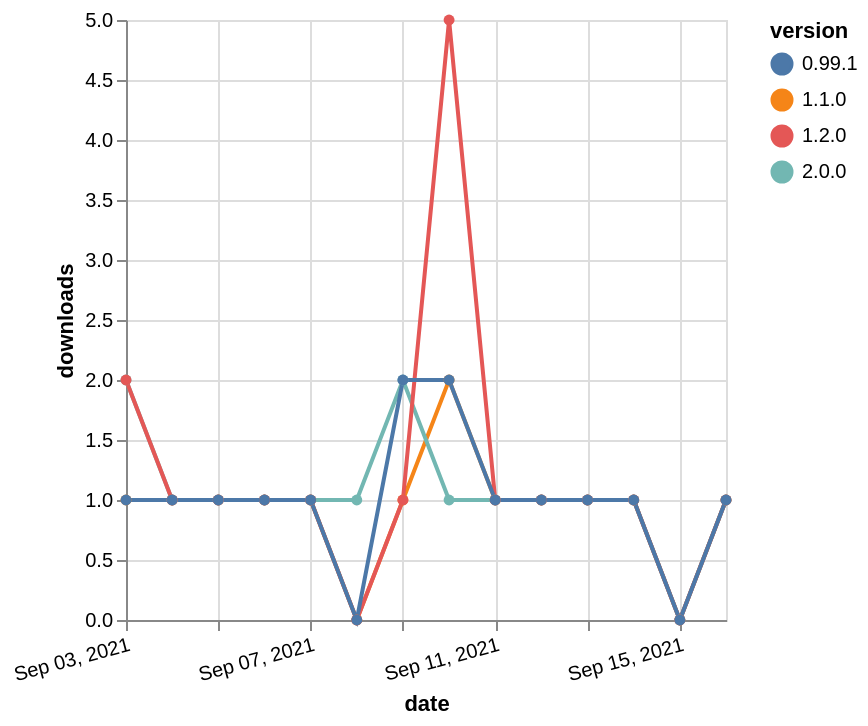

Here is the Vega-Lite specification saved for this chart:
### Vega-Lite specification from a JSON file in a GitHub repository (floating-point values rounded to 4 significant figures)
{"$schema": "https://vega.github.io/schema/vega-lite/v5.json", "description": "A simple bar chart with embedded data.", "data": {"values": [{"date": "2021-09-03", "total": 175, "delta": 1, "version": "1.1.0"}, {"date": "2021-09-04", "total": 176, "delta": 1, "version": "1.1.0"}, {"date": "2021-09-05", "total": 177, "delta": 1, "version": "1.1.0"}, {"date": "2021-09-06", "total": 178, "delta": 1, "version": "1.1.0"}, {"date": "2021-09-07", "total": 179, "delta": 1, "version": "1.1.0"}, {"date": "2021-09-08", "total": 179, "delta": 0, "version": "1.1.0"}, {"date": "2021-09-09", "total": 180, "delta": 1, "version": "1.1.0"}, {"date": "2021-09-10", "total": 182, "delta": 2, "version": "1.1.0"}, {"date": "2021-09-11", "total": 183, "delta": 1, "version": "1.1.0"}, {"date": "2021-09-12", "total": 184, "delta": 1, "version": "1.1.0"}, {"date": "2021-09-13", "total": 185, "delta": 1, "version": "1.1.0"}, {"date": "2021-09-14", "total": 186, "delta": 1, "version": "1.1.0"}, {"date": "2021-09-15", "total": 186, "delta": 0, "version": "1.1.0"}, {"date": "2021-09-16", "total": 187, "delta": 1, "version": "1.1.0"}, {"date": "2021-09-03", "total": 118, "delta": 2, "version": "2.0.0"}, {"date": "2021-09-04", "total": 119, "delta": 1, "version": "2.0.0"}, {"date": "2021-09-05", "total": 120, "delta": 1, "version": "2.0.0"}, {"date": "2021-09-06", "total": 121, "delta": 1, "version": "2.0.0"}, {"date": "2021-09-07", "total": 122, "delta": 1, "version": "2.0.0"}, {"date": "2021-09-08", "total": 123, "delta": 1, "version": "2.0.0"}, {"date": "2021-09-09", "total": 125, "delta": 2, "version": "2.0.0"}, {"date": "2021-09-10", "total": 126, "delta": 1, "version": "2.0.0"}, {"date": "2021-09-11", "total": 127, "delta": 1, "version": "2.0.0"}, {"date": "2021-09-12", "total": 128, "delta": 1, "version": "2.0.0"}, {"date": "2021-09-13", "total": 129, "delta": 1, "version": "2.0.0"}, {"date": "2021-09-14", "total": 130, "delta": 1, "version": "2.0.0"}, {"date": "2021-09-15", "total": 130, "delta": 0, "version": "2.0.0"}, {"date": "2021-09-16", "total": 131, "delta": 1, "version": "2.0.0"}, {"date": "2021-09-03", "total": 288, "delta": 2, "version": "1.2.0"}, {"date": "2021-09-04", "total": 289, "delta": 1, "version": "1.2.0"}, {"date": "2021-09-05", "total": 290, "delta": 1, "version": "1.2.0"}, {"date": "2021-09-06", "total": 291, "delta": 1, "version": "1.2.0"}, {"date": "2021-09-07", "total": 292, "delta": 1, "version": "1.2.0"}, {"date": "2021-09-08", "total": 292, "delta": 0, "version": "1.2.0"}, {"date": "2021-09-09", "total": 293, "delta": 1, "version": "1.2.0"}, {"date": "2021-09-10", "total": 298, "delta": 5, "version": "1.2.0"}, {"date": "2021-09-11", "total": 299, "delta": 1, "version": "1.2.0"}, {"date": "2021-09-12", "total": 300, "delta": 1, "version": "1.2.0"}, {"date": "2021-09-13", "total": 301, "delta": 1, "version": "1.2.0"}, {"date": "2021-09-14", "total": 302, "delta": 1, "version": "1.2.0"}, {"date": "2021-09-15", "total": 302, "delta": 0, "version": "1.2.0"}, {"date": "2021-09-16", "total": 303, "delta": 1, "version": "1.2.0"}, {"date": "2021-09-03", "total": 216, "delta": 1, "version": "0.99.1"}, {"date": "2021-09-04", "total": 217, "delta": 1, "version": "0.99.1"}, {"date": "2021-09-05", "total": 218, "delta": 1, "version": "0.99.1"}, {"date": "2021-09-06", "total": 219, "delta": 1, "version": "0.99.1"}, {"date": "2021-09-07", "total": 220, "delta": 1, "version": "0.99.1"}, {"date": "2021-09-08", "total": 220, "delta": 0, "version": "0.99.1"}, {"date": "2021-09-09", "total": 222, "delta": 2, "version": "0.99.1"}, {"date": "2021-09-10", "total": 224, "delta": 2, "version": "0.99.1"}, {"date": "2021-09-11", "total": 225, "delta": 1, "version": "0.99.1"}, {"date": "2021-09-12", "total": 226, "delta": 1, "version": "0.99.1"}, {"date": "2021-09-13", "total": 227, "delta": 1, "version": "0.99.1"}, {"date": "2021-09-14", "total": 228, "delta": 1, "version": "0.99.1"}, {"date": "2021-09-15", "total": 228, "delta": 0, "version": "0.99.1"}, {"date": "2021-09-16", "total": 229, "delta": 1, "version": "0.99.1"}]}, "width": "container", "mark": {"type": "line", "point": {"filled": true}}, "encoding": {"x": {"field": "date", "type": "temporal", "timeUnit": "yearmonthdate", "title": "date", "axis": {"labelAngle": -15}}, "y": {"field": "delta", "type": "quantitative", "title": "downloads"}, "color": {"field": "version", "type": "nominal"}, "tooltip": {"field": "delta"}}}
